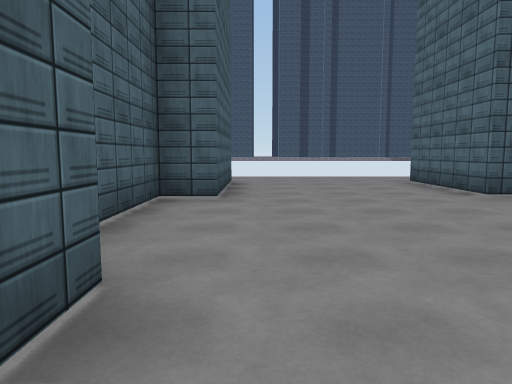
view 1 (above)

16 first-person views from a walk through a 3-D level made in the Unity game engine. The camera is 1.4 m above the floor, tilts 6° down and sees 70° across. The floor is counted in squares, 2 m on a side. Each view is taken from the middle of a square. On the plan, view 1 faces up. The plan holds only what a view shows up to about 11 squares ahead; the rest is blank. The place goes on beyond the plan. Surface patterns are stand-ins for the level's own textures.

view 2
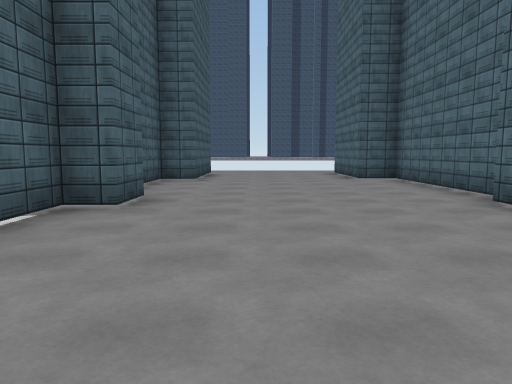

view 3
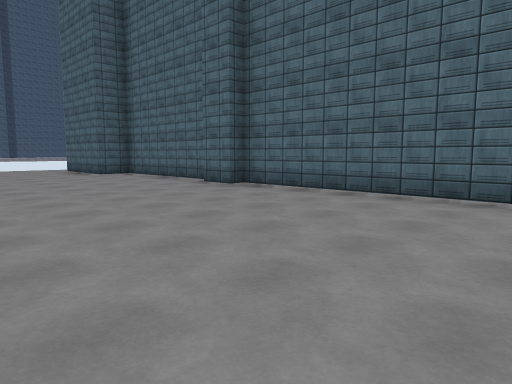

view 4
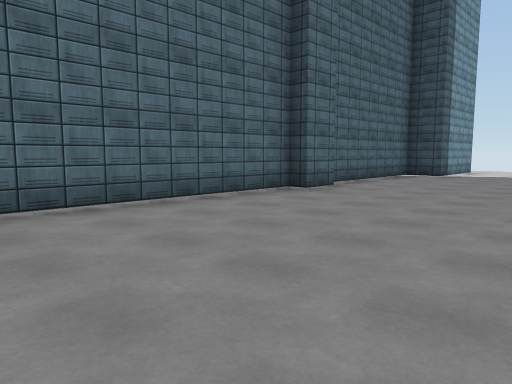

view 5
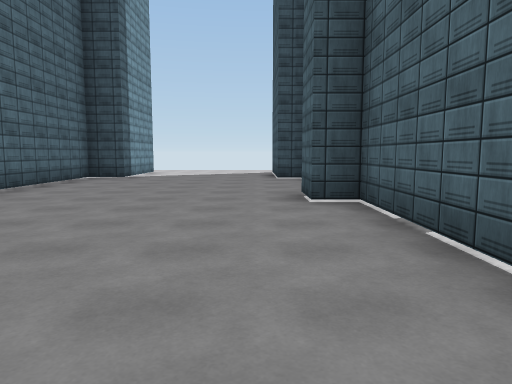

view 6
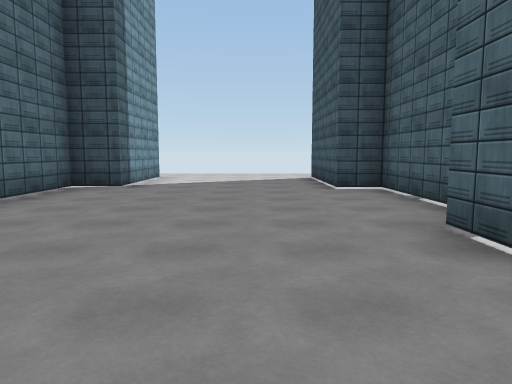

view 7
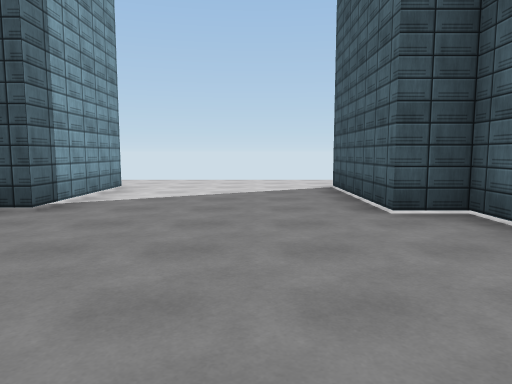

view 8
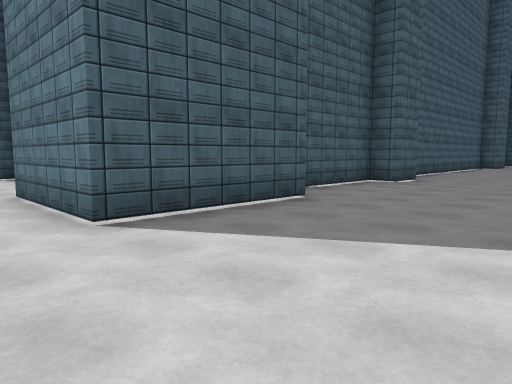

view 9
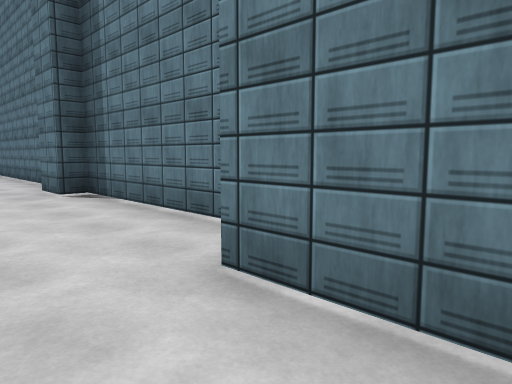

view 10
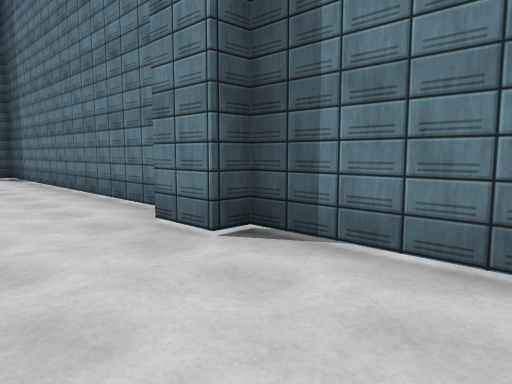

view 11
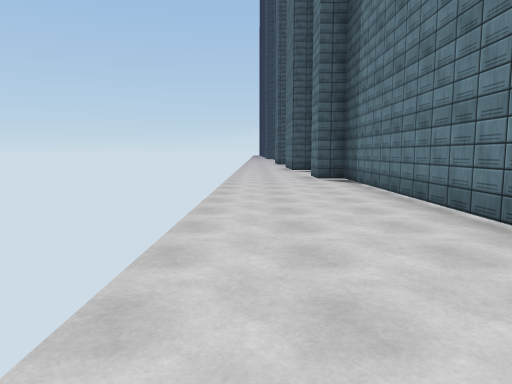

view 12
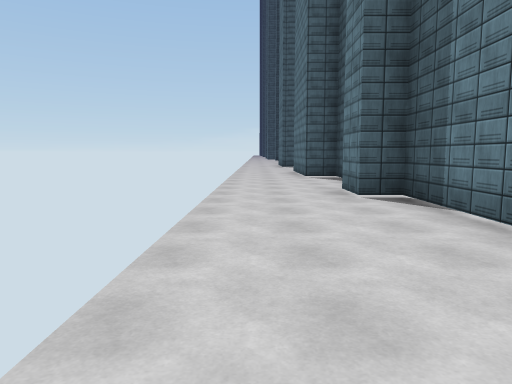

view 13
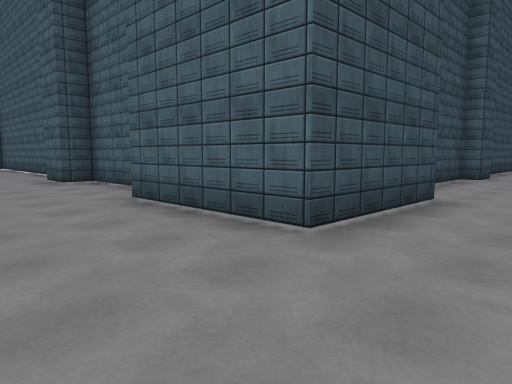

view 14
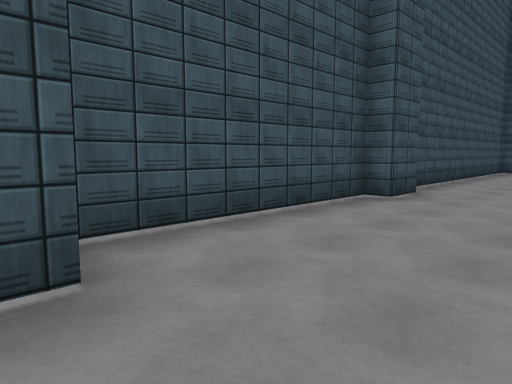

view 15
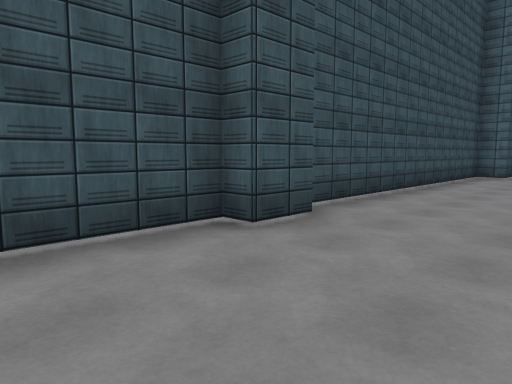

view 16
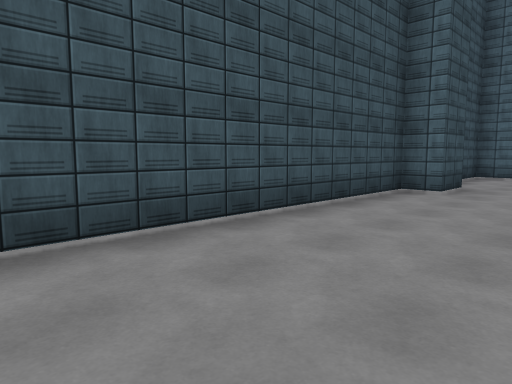

### Floor plan
Points are (right, up) in squares from view 1. A wall is a line through its corners. A room is listed if a view was taken in it or the views show most of it. See-through windows are left out.
Room 1 (views 1, 2, 3, 4, 5, 6, 7, 8, 9, 10, 11, 12, 13, 14, 15, 16)
walls: (-1.5, -5.1) (-1.5, -8.3) (-0.8, -8.3) (-0.8, -9.4) (-1.5, -9.4) (-1.5, -13.3) (-0.6, -13.3) (-0.6, -16.6) (-3.7, -16.6); (4.3, -8.8) (4.3, -7.7) (4.8, -7.7) (4.8, 0.2) (4.3, 0.2) (4.3, 1.2); (4.8, 1.6) (4.8, 5.9) (3.8, 5.9) (3.8, 9); (-4.9, -15.6) (-8.4, -15.6) (-8.4, -16.1) (-9.5, -16.1); (-3.7, 9.1) (-0.6, 9.1) (-0.6, 5.7) (-1.5, 5.7) (-1.5, 1.9) (-0.8, 1.9) (-0.8, 0.7) (-1.5, 0.7) (-1.5, -0.5); (3.8, -16.6) (3.8, -13.5) (4.8, -13.5) (4.8, -9.4); (-8.4, 8.1) (-3.9, 8.1); (-10.1, -15.6) (-17.9, -15.6) (-17.9, -16.3) (-19, -16.3); (-9.5, 8.5) (-8.4, 8.5); (-19, 8.8) (-17.9, 8.8) (-17.9, 8.1) (-10, 8.1)

Positions as (right, up) in squares from view 1, and headings:
1: (0, 0), facing up
2: (1, -4), facing up
3: (-1, -6), facing up-right
4: (0, -2), facing down-right
5: (0, -3), facing down
6: (1, -6), facing down
7: (1, -9), facing down
8: (3, -18), facing up-left
9: (-2, -18), facing up-left
10: (-6, -18), facing up-left
11: (-8, -18), facing left
12: (-12, -18), facing left
13: (2, 11), facing down-left
14: (-3, 11), facing down-left
15: (-6, 11), facing down-left
16: (-11, 11), facing down-left
